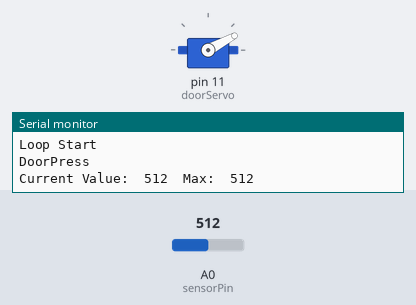
Recording of a sketch running on a simulated Arduino Uno, built with avr-gcc and run on an emulated ATmega328P. On the bench: servo, the last lines printed to the serial monitor. The inputs (shaded band) are chosen by the test bench; at power-on: A0 (sensorPin) = 512.

Above: at 2.4 s.
2.5 s: A0 (sensorPin) set to 26
6.0 s: A0 (sensorPin) set to 21
At 6.7 s:
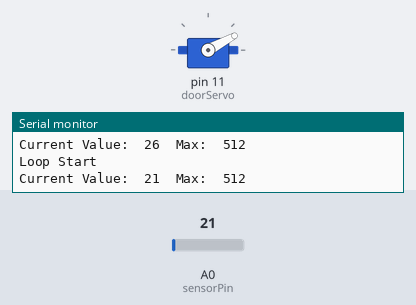
Timing chart, 0 to 9.0 s (numbered marks = the images above; inputs shaded):
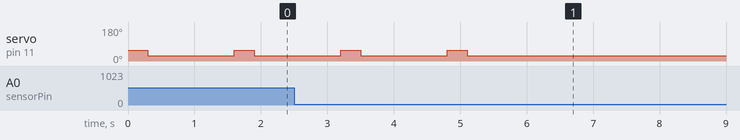

Measured:
- the behaviour switches between 24 and 23 on A0 (sensorPin) (found by bisection; images 0 and 1)
- after the input at 6.0 s, servo on pin 11 (doorServo): stops changing and stays 28°
- by itself, servo on pin 11 (doorServo): alternates 57° for 0.30 s and 28° for 1.3 s

The sketch:

MainCodeV1.ino
```cpp
//This program responds to a microphone pulse, triggering a servo to activate the door release button
/************************************************/
#include <Servo.h>
#include <SoftwareSerial.h>
/************************************************/

Servo doorServo;//create servo object to control a servo

//Servo angles
const int doorRelease=28;
const int doorPress=57;

const int sensorPin = A0; // select the input pin for the potentiometer

int sensorValue = 0; // variable to store the value coming from the sensor
int max=0;

void setup ()
{
  Serial.begin (9600);
  doorServo.attach(11);//attachs the servo on pin 9 to servo object
  doorServo.write(doorRelease);//Start at 28 degrees
  Serial.println("APPLICATION START");
}

void loop ()
{
  Serial.println("Loop Start");

  sensorValue = analogRead (sensorPin);
  if (sensorValue>max)
  {
        max=sensorValue;
  }
  if(sensorValue>23)
  {
      Serial.println("DoorPress");
      doorServo.write(doorPress);
      delay(300);
      doorServo.write(doorRelease);
      delay(300);
  }
  Serial.println();
  Serial.print("Current Value:\t");
  Serial.print(sensorValue, DEC);
  Serial.print("\tMax:\t");
  Serial.println(max);
  delay(1000);
}
```
